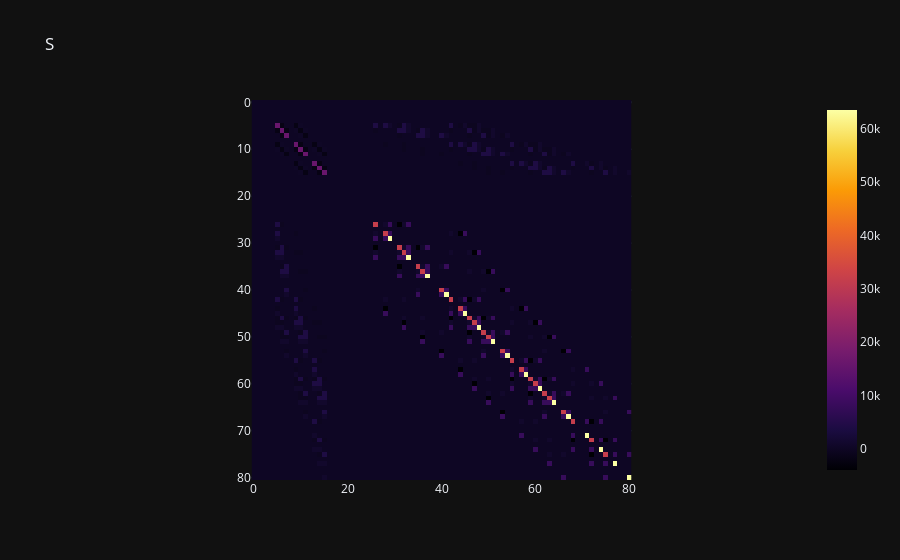
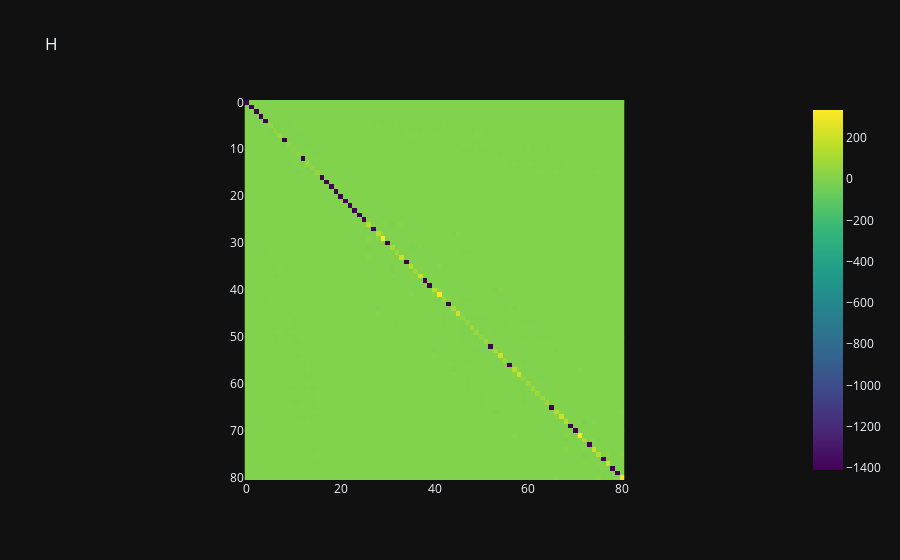

Notebook cell for these charts, in order:
### Markdown cell above
# Macierze globalne

### Code cell
Sinit, Hinit = Utilis.Gmatrix(N, nlg, wezly, a)
S, H = Utilis.Gboundary(N, Sinit, Hinit, nlg, wezly)

fig_S = px.imshow(S, title="S", color_continuous_scale= 'inferno')
fig_S.show()

fig_H = px.imshow(H, title="H", color_continuous_scale= 'viridis')
fig_H.show()

### Figure 1 — Plotly figure (JSON) as saved in the notebook; plotly's stock layout.template omitted (floating-point values rounded to 4 significant figures; data arrays with more than 128 entries replaced by an {"elided": "..."} marker saying what was removed)
{"data": [{"coloraxis": "coloraxis", "name": "0", "z": {"elided": "81x81 float values"}, "type": "heatmap", "xaxis": "x", "yaxis": "y", "hovertemplate": "x: %{x}<br>y: %{y}<br>color: %{z}<extra></extra>"}], "layout": {"xaxis": {"anchor": "y", "domain": [0.0, 1.0], "scaleanchor": "y", "constrain": "domain"}, "yaxis": {"anchor": "x", "domain": [0.0, 1.0], "autorange": "reversed", "constrain": "domain"}, "coloraxis": {"colorscale": [[0.0, "#000004"], [0.1111, "#1b0c41"], [0.2222, "#4a0c6b"], [0.3333, "#781c6d"], [0.4444, "#a52c60"], [0.5556, "#cf4446"], [0.6667, "#ed6925"], [0.7778, "#fb9b06"], [0.8889, "#f7d13d"], [1.0, "#fcffa4"]]}, "title": {"text": "S"}}}

### Figure 2 — Plotly figure (JSON) as saved in the notebook; plotly's stock layout.template omitted (floating-point values rounded to 4 significant figures; data arrays with more than 128 entries replaced by an {"elided": "..."} marker saying what was removed)
{"data": [{"coloraxis": "coloraxis", "name": "0", "z": {"elided": "81x81 float values"}, "type": "heatmap", "xaxis": "x", "yaxis": "y", "hovertemplate": "x: %{x}<br>y: %{y}<br>color: %{z}<extra></extra>"}], "layout": {"xaxis": {"anchor": "y", "domain": [0.0, 1.0], "scaleanchor": "y", "constrain": "domain"}, "yaxis": {"anchor": "x", "domain": [0.0, 1.0], "autorange": "reversed", "constrain": "domain"}, "coloraxis": {"colorscale": [[0.0, "#440154"], [0.1111, "#482878"], [0.2222, "#3e4989"], [0.3333, "#31688e"], [0.4444, "#26828e"], [0.5556, "#1f9e89"], [0.6667, "#35b779"], [0.7778, "#6ece58"], [0.8889, "#b5de2b"], [1.0, "#fde725"]]}, "title": {"text": "H"}}}
